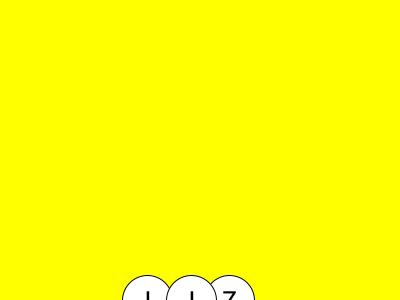
Frame 1 (no input)
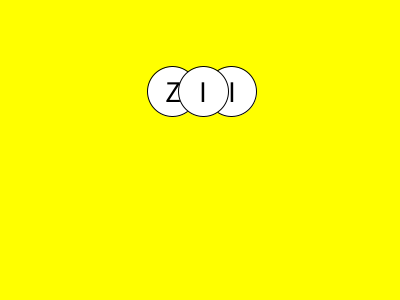
Frame 60 (the mouse pressed at the canvas centre just before this capture)
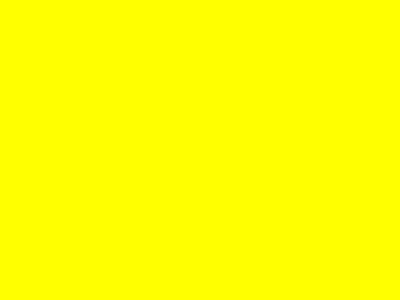
Frame 120 (the mouse held since frame 60 and released just before this capture)

The Processing sketch that drew these frames (run headless with seeded random() and noise(); from frame 60 on, the mouse is pressed at the canvas centre):

// Processing sketch: week08_7_fait_class_tabs
// ── week08_7_fait_class_tabs.pde
Fruit[] fruits;
void setup(){
 size(400,300);
 fruits = new Fruit[3];
 for(int i=0;i<3;i++){
 fruits[i] = new Fruit(this);//為了讓random可以用, 修改一下
 }
}
void draw(){
 background(255,255,0);
 for(int i=0;i<3;i++){
  fill(255); ellipse(fruits[i].x, fruits[i].y, 50, 50);
  textSize(30);
  textAlign(CENTER,CENTER);
  fill(0); text(fruits[i].c, fruits[i].x, fruits[i].y);
  fruits[i].update();
 }
}
void keyPressed(){
  for(int i=0;i<3;i++){
    if(keyCode == fruits[i].c){
      fruits[i].reset(); 
    }
  }
}

// ── Fruit.pde
//目標: class物件: 每個水果都可以用物件生出來(值、函式)
String line="ABCDEFGHIJKLNOPQRSTUVWXYZ";
class Fruit{
 float x, y, vx, vy;
 boolean flying;
 char c;//水果對應的字母
 PApplet sketch;//為了讓random可以用, 修改一下
 Fruit(PApplet _sketch){//建構子: 一開始要做的事
  sketch = _sketch; //為了讓random可以用, 修改一下
  reset();
 }
  void reset(){
  x = sketch.random(100.0,300.0);//為了讓random可以用, 修改一下
  y = 300;
  vx = sketch.random(-2,+2);//為了讓random可以用, 修改一下
  vy = -13;
  flying = true;
  int i=int(random(26));
  c = line.charAt(i);
 }
  void update(){
  x += vx;
  y += vy;
  vy += 0.98/3;//重力加速度
 }
}
